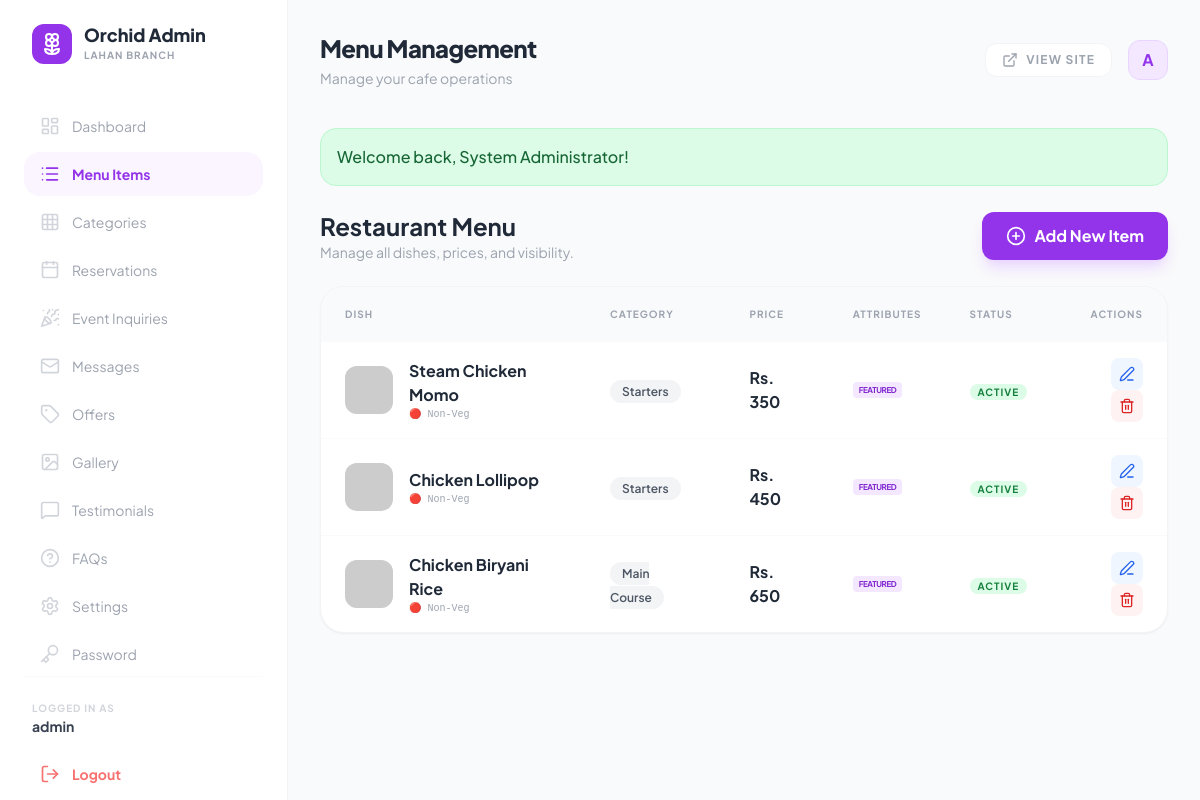
The app's page /admin/menu-items.php (signed in) with its own data.
### tables this page shows
CREATE TABLE `menu_items` (
  `id` int(11) NOT NULL AUTO_INCREMENT,
  `category_id` int(11) NOT NULL,
  `name` varchar(100) NOT NULL,
  `short_description` text DEFAULT NULL,
  `full_description` text DEFAULT NULL,
  `price` decimal(10,2) NOT NULL,
  `discount_price` decimal(10,2) DEFAULT NULL,
  `image` varchar(255) DEFAULT NULL,
  `is_available` tinyint(1) DEFAULT 1,
  `is_featured` tinyint(1) DEFAULT 0,
  `is_veg` tinyint(1) DEFAULT 0,
  `is_chef_special` tinyint(1) DEFAULT 0,
  `is_popular` tinyint(1) DEFAULT 0,
  `status` enum('active','inactive') DEFAULT 'active',
  `sort_order` int(11) DEFAULT 0,
  PRIMARY KEY (`id`),
  KEY `category_id` (`category_id`),
  CONSTRAINT `fk_menu_category` FOREIGN KEY (`category_id`) REFERENCES `menu_categories` (`id`) ON DELETE CASCADE
);

CREATE TABLE `menu_categories` (
  `id` int(11) NOT NULL AUTO_INCREMENT,
  `name` varchar(100) NOT NULL,
  `description` text DEFAULT NULL,
  `sort_order` int(11) DEFAULT 0,
  `status` enum('active','inactive') DEFAULT 'active',
  PRIMARY KEY (`id`)
);

### admin/menu-items.php (the view, shortened to what this page needs)
<?php
$page_title = "Menu Management";
require_once 'partials/header.php';
$items = $pdo->query("
    SELECT m.*, c.name as category_name
    FROM menu_items m
    LEFT JOIN menu_categories c ON m.category_id = c.id
    ORDER BY c.sort_order ASC, m.sort_order ASC
")->fetchAll();
?>
<div class="space-y-6">
    <div class="flex justify-between items-center">
        <div>
            <h3 class="text-2xl font-bold text-gray-800">Restaurant Menu</h3>
            <p class="text-sm text-gray-400">Manage all dishes, prices, and visibility.</p>
        </div>
        <a href="menu-item-edit.php" class="bg-purple-600 text-white px-6 py-3 rounded-xl font-bold hover:bg-purple-700 transition shadow-lg shadow-purple-200 flex items-center gap-2">
            <i data-lucide="plus-circle" class="w-5 h-5"></i>
            Add New Item
        </a>
    </div>
    <div class="bg-white rounded-3xl border border-gray-100 shadow-sm overflow-hidden">
        <div class="overflow-x-auto">
            <table class="w-full text-left">
                <thead>
                    <tr class="bg-gray-50 text-[10px] uppercase tracking-widest font-bold text-gray-400">
                        <th class="px-6 py-5">Dish</th>
                        <th class="px-6 py-5">Category</th>
                        <th class="px-6 py-5">Price</th>
                        <th class="px-6 py-5">Attributes</th>
                        <th class="px-6 py-5">Status</th>
                        <th class="px-6 py-5 text-right">Actions</th>
                    </tr>
                </thead>
                <tbody class="divide-y divide-gray-50">
                    <?php foreach ($items as $item): ?>
                    <tr class="hover:bg-gray-50 transition">
                        <td class="px-6 py-4">
                            <div class="flex items-center gap-4">
                                <div class="w-12 h-12 rounded-xl bg-gray-100 overflow-hidden shrink-0">
                                    <img src="../<?php echo !empty($item['image']) ? $item['image'] : 'assets/placeholder.jpg'; ?>" class="w-full h-full object-cover" onerror="this.src='https://placehold.co/100x100?text=No+Img'">
                                </div>
                                <div>
                                    <p class="font-bold text-gray-800"><?php echo h($item['name']); ?></p>
                                    <p class="text-[10px] text-gray-400 font-mono"><?php echo $item['is_veg'] ? '🟢 Veg' : '🔴 Non-Veg'; ?></p>
                                </div>
                            </div>
                        </td>
                        <td class="px-6 py-4">
                            <span class="text-xs font-semibold text-gray-600 bg-gray-100 px-3 py-1 rounded-full">
                                <?php echo h($item['category_name'] ?? 'Uncategorized'); ?>
                            </span>
                        </td>
                        <td class="px-6 py-4">
                            <p class="font-bold text-gray-800">Rs. <?php echo number_format($item['price']); ?></p>
                        </td>
                        <td class="px-6 py-4">
                            <div class="flex gap-1 flex-wrap">
                                <?php if ($item['is_featured']): ?>
                                    <span class="bg-purple-100 text-purple-700 text-[8px] uppercase tracking-tighter px-1.5 py-0.5 rounded font-bold">Featured</span>
                                <?php endif; ?>
                            </div>
                        </td>
                        <td class="px-6 py-4">
                            <span class="px-2 py-0.5 rounded-full text-[10px] font-bold uppercase tracking-widest <?php echo $item['status'] == 'active' ? 'bg-green-100 text-green-700' : 'bg-red-100 text-red-700'; ?>">
                                <?php echo h($item['status']); ?>
                            </span>
                        </td>
                        <td class="px-6 py-4 text-right space-x-1">
                            <a href="menu-item-edit.php?id=<?php echo $item['id']; ?>" class="inline-flex items-center justify-center w-8 h-8 rounded-lg bg-blue-50 text-blue-600 hover:bg-blue-600 hover:text-white transition">
                                <i data-lucide="edit-3" class="w-4 h-4"></i>
                            </a>
                            <button onclick="confirmDelete(<?php echo $item['id']; ?>)" class="inline-flex items-center justify-center w-8 h-8 rounded-lg bg-red-50 text-red-600 hover:bg-red-600 hover:text-white transition">
                                <i data-lucide="trash-2" class="w-4 h-4"></i>
                            </button>
                        </td>
                    </tr>
                    <?php endforeach; ?>
                </tbody>
            </table>
        </div>
    </div>
</div>
<?php require_once 'partials/footer.php'; ?>

### admin/partials/header.php (shortened to what this page needs)
<?php
require_once __DIR__ . '/../../includes/functions.php';
?>
<!DOCTYPE html>
<html lang="en">
<head>
    <script src="https://cdn.tailwindcss.com"></script>
</head>
<body class="bg-gray-50 text-gray-900 min-h-screen">
<div class="flex">
    <?php require_once __DIR__ . '/sidebar.php'; ?>
    <main class="flex-1 p-8 lg:ml-72 min-h-screen">
        <div class="flex justify-between items-center mb-10">
            <div>
                <h1 class="text-2xl font-extrabold tracking-tight text-gray-800"><?php echo h($page_title ?? 'Dashboard'); ?></h1>
                <p class="text-sm text-gray-400 mt-1">Manage your cafe operations</p>
            </div>
            <div class="flex items-center gap-4">
                <a href="../index.php" target="_blank" class="flex items-center gap-2 text-xs font-bold text-gray-400 hover:text-purple-600 transition uppercase tracking-widest bg-white px-4 py-2 rounded-xl border border-gray-100">
                    <i data-lucide="external-link" class="w-4 h-4"></i>
                    View Site
                </a>
                <div class="h-10 w-10 rounded-xl bg-purple-100 flex items-center justify-center text-purple-600 font-bold border border-purple-200">
                    <?php echo strtoupper(substr($_SESSION['admin_user']['username'], 0, 1)); ?>
                </div>
            </div>
        </div>
        <?php display_flash_message(); ?>

### admin/partials/sidebar.php (shortened to what this page needs)
<?php
$current_page = basename($_SERVER['PHP_SELF']);
$nav_items = [
    ['icon' => 'layout-dashboard', 'label' => 'Dashboard', 'url' => 'dashboard.php'],
    ['icon' => 'list', 'label' => 'Menu Items', 'url' => 'menu-items.php'],
    ['icon' => 'grid', 'label' => 'Categories', 'url' => 'menu-categories.php'],
    ['icon' => 'calendar', 'label' => 'Reservations', 'url' => 'reservations.php'],
    ['icon' => 'party-popper', 'label' => 'Event Inquiries', 'url' => 'events.php'],
    ['icon' => 'mail', 'label' => 'Messages', 'url' => 'messages.php'],
    ['icon' => 'tag', 'label' => 'Offers', 'url' => 'offers.php'],
    ['icon' => 'image', 'label' => 'Gallery', 'url' => 'gallery.php'],
    ['icon' => 'message-square', 'label' => 'Testimonials', 'url' => 'testimonials.php'],
    ['icon' => 'help-circle', 'label' => 'FAQs', 'url' => 'faqs.php'],
    ['icon' => 'settings', 'label' => 'Settings', 'url' => 'settings.php'],
    ['icon' => 'key', 'label' => 'Password', 'url' => 'change-password.php'],
];
?>
<aside id="admin-sidebar" class="fixed inset-y-0 left-0 w-72 bg-white border-r border-gray-100 z-50 transform -translate-x-full lg:translate-x-0 transition-transform duration-300 ease-in-out">
    <div class="h-full flex flex-col p-6">
        <div class="flex items-center gap-3 px-2 mb-10">
            <div class="w-10 h-10 bg-purple-600 rounded-xl flex items-center justify-center">
                <i data-lucide="flower-2" class="text-white w-6 h-6"></i>
            </div>
            <div>
                <span class="block font-extrabold text-lg text-gray-800 leading-none">Orchid Admin</span>
                <span class="text-[10px] text-gray-400 font-bold uppercase tracking-widest mt-1 block">Lahan Branch</span>
            </div>
        </div>
        <nav class="flex-1 space-y-1">
            <?php foreach ($nav_items as $item): ?>
            <a href="<?php echo $item['url']; ?>"
               class="flex items-center gap-3 px-4 py-3 rounded-2xl transition-all duration-200 group <?php echo $current_page == $item['url'] ? 'bg-purple-50 text-purple-600 font-bold' : 'text-gray-400 hover:bg-gray-50 hover:text-gray-600'; ?>">
                <i data-lucide="<?php echo $item['icon']; ?>" class="w-5 h-5 <?php echo $current_page == $item['url'] ? 'text-purple-600' : 'text-gray-300 group-hover:text-gray-400'; ?>"></i>
                <span class="text-sm"><?php echo $item['label']; ?></span>
            </a>
            <?php endforeach; ?>
        </nav>
        <div class="mt-auto pt-6 border-t border-gray-50 space-y-4">
            <div class="px-2">
                <p class="text-[10px] font-bold text-gray-300 uppercase tracking-widest">Logged in as</p>
                <p class="text-sm font-bold text-gray-700"><?php echo h($_SESSION['admin_user']['username']); ?></p>
            </div>
            <a href="logout.php" class="flex items-center gap-3 px-4 py-3 rounded-2xl text-red-400 hover:bg-red-50 hover:text-red-600 transition-all font-bold">
                <i data-lucide="log-out" class="w-5 h-5"></i>
                <span class="text-sm">Logout</span>
            </a>
        </div>
    </div>
</aside>

### includes/functions.php (shortened to what this page needs)
<?php
function h($string) {
    return htmlspecialchars($string ?? '', ENT_QUOTES, 'UTF-8');
}
function display_flash_message() {
    if (isset($_SESSION['flash'])) {
        $flash = $_SESSION['flash'];
        $classes = [
            'success' => 'bg-green-100 text-green-800 border-green-200',
            'error'   => 'bg-red-100 text-red-800 border-red-200',
            'info'    => 'bg-blue-100 text-blue-800 border-blue-200',
            'warning' => 'bg-amber-100 text-amber-800 border-amber-200'
        ];
        $cls = $classes[$flash['type']] ?? $classes['info'];
        echo "<div class='flash-message p-4 mb-6 rounded-2xl border {$cls} font-medium animate-in fade-in slide-in-from-top-4 duration-300'>";
        echo h($flash['message']);
        echo "</div>";
    }
}

### admin/partials/footer.php (shortened to what this page needs)
    </main>
</div>
</body>
</html>

### admin/partials/header.php (style rules this page uses)
body { font-family: 'Plus Jakarta Sans', sans-serif; }
.font-mono { font-family: 'JetBrains Mono', monospace; }

### records on screen
menu_items: name "Steam Chicken Momo", is_veg "🔴 Non-Veg", category.name "Starters", price "350", is_featured "FEATURED", status "ACTIVE"
menu_items: name "Chicken Lollipop", is_veg "🔴 Non-Veg", category.name "Starters", price "450", is_featured "FEATURED", status "ACTIVE"
menu_items: name "Chicken Biryani Rice", is_veg "🔴 Non-Veg", category.name "Main Course", price "650", is_featured "FEATURED", status "ACTIVE"

### other values on screen
$item['label'] "Dashboard"
$item['label'] "Menu Items"
$item['label'] "Categories"
$item['label'] "Reservations"
$item['label'] "Event Inquiries"
$item['label'] "Messages"
$item['label'] "Offers"
$item['label'] "Gallery"
$item['label'] "Testimonials"
$item['label'] "FAQs"
$item['label'] "Settings"
$item['label'] "Password"
$_SESSION['admin_user']['username'] "admin"
$page_title "Menu Management"
substr($_SESSION['admin_user']['username'], 0, 1) "A"
